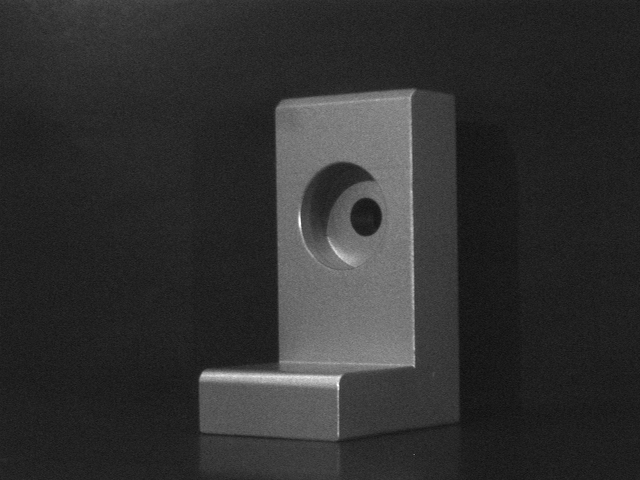
%> input picture data/L.png, 640 x 480 px
$ octave TP3_3.m   (GNU Octave 9; MATLAB toolbox functions it lacks are replaced by stand-ins)
%> lines starting %> are read from the running program, lines starting %| are printed output that depends on the picture
%% TP3 Ex 3 du cours de Traitement des Images
%
% author : Pedro Henrique Suruagy Perrusi
%% Initial setup
clear all; close all;
data_folder_path = '../../data/';

% charger l'image et convertissez-la en double
img = imread(strcat(data_folder_path, 'L.png'));
%> img is the input picture: size 480x640 uint8; min 11, max 255, mean 48.4
img_double = im2double(img);

%% Exercise 2:
% Detectino de Coins
corner01 = corner(img_double, 'SensitivityFactor', 0.1);
%> corner01 = 33 rows, first 12: [415 367; 340 377; 338 389; 338 391; 203 377; 415 455; 201 381; 339 437; 281 362; 328 238; 414 350; 336 385]
corner001 = corner(img_double, 'SensitivityFactor', 0.01);
%> corner001 = 107 rows, first 12: [339 386; 415 367; 341 377; 301 227; 300 217; 202 376; 415 350; 412 192; 339 435; 414 256; 201 380; 414 289]

%% Afficher
figure
subplot(1,3,1)
imshow(img_double, []);
title('Original')
subplot(1,3,2)
imshow(img_double, []); hold on;
plot(corner01(:,1),corner01(:,2),'r*');
title('K = 0.1')
subplot(1,3,3)
imshow(img_double, []); hold on;
plot(corner001(:,1),corner001(:,2),'r*');
title('K = 0.01')
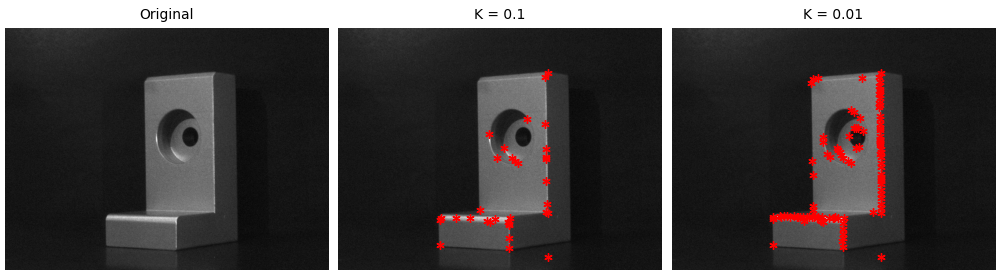
%> figure redrawn from the program's plot data, 3 panels

% Corner metric
figure
subplot(1,3,1)
imshow(img_double, []);
title('Original')
subplot(1,3,2)
img_corners = imadjust(cornermetric(img_double, 'SensitivityFactor', 0.1));
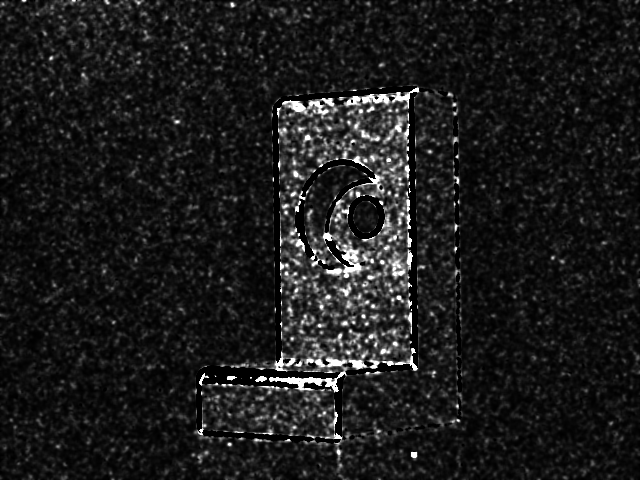
%> img_corners: size 480x640 double; min 0, max 1, mean 0.111
imshow(img_corners, [])
title('K = 0.1')
subplot(1,3,3)
img_corners = imadjust(cornermetric(img_double, 'SensitivityFactor', 0.01));
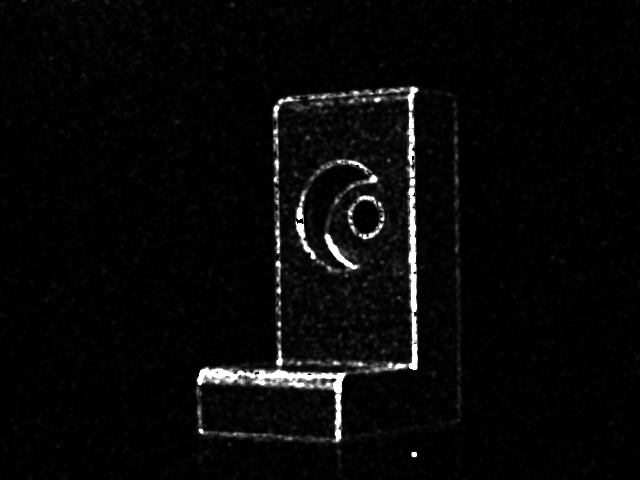
%> img_corners: size 480x640 double; min 0, max 1, mean 0.0344
imshow(img_corners, [])
title('K = 0.01')
